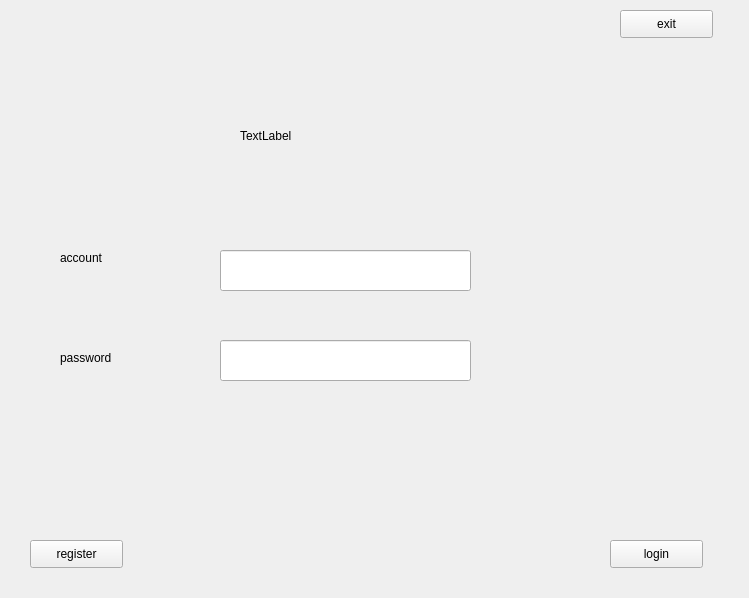
<?xml version="1.0" encoding="UTF-8"?>
<ui version="4.0">
 <class>Widget</class>
 <widget class="QWidget" name="Widget">
  <property name="geometry">
   <rect>
    <x>0</x>
    <y>0</y>
    <width>749</width>
    <height>598</height>
   </rect>
  </property>
  <property name="windowTitle">
   <string>Widget</string>
  </property>
  <widget class="QPushButton" name="pushButton">
   <property name="geometry">
    <rect>
     <x>620</x>
     <y>10</y>
     <width>93</width>
     <height>28</height>
    </rect>
   </property>
   <property name="text">
    <string>exit</string>
   </property>
  </widget>
  <widget class="QPushButton" name="pushButton_2">
   <property name="geometry">
    <rect>
     <x>610</x>
     <y>540</y>
     <width>93</width>
     <height>28</height>
    </rect>
   </property>
   <property name="text">
    <string>login</string>
   </property>
  </widget>
  <widget class="QLabel" name="label">
   <property name="geometry">
    <rect>
     <x>60</x>
     <y>250</y>
     <width>56</width>
     <height>16</height>
    </rect>
   </property>
   <property name="text">
    <string>account</string>
   </property>
  </widget>
  <widget class="QLabel" name="label_2">
   <property name="geometry">
    <rect>
     <x>60</x>
     <y>350</y>
     <width>64</width>
     <height>16</height>
    </rect>
   </property>
   <property name="text">
    <string>password</string>
   </property>
  </widget>
  <widget class="QLabel" name="label_3">
   <property name="geometry">
    <rect>
     <x>240</x>
     <y>40</y>
     <width>211</width>
     <height>191</height>
    </rect>
   </property>
   <property name="text">
    <string>TextLabel</string>
   </property>
  </widget>
  <widget class="QPushButton" name="pushButton_3">
   <property name="geometry">
    <rect>
     <x>30</x>
     <y>540</y>
     <width>93</width>
     <height>28</height>
    </rect>
   </property>
   <property name="text">
    <string>register</string>
   </property>
  </widget>
  <widget class="QLineEdit" name="lineEdit">
   <property name="geometry">
    <rect>
     <x>220</x>
     <y>250</y>
     <width>251</width>
     <height>41</height>
    </rect>
   </property>
  </widget>
  <widget class="QLineEdit" name="lineEdit_2">
   <property name="geometry">
    <rect>
     <x>220</x>
     <y>340</y>
     <width>251</width>
     <height>41</height>
    </rect>
   </property>
  </widget>
 </widget>
 <layoutdefault spacing="6" margin="11"/>
 <resources/>
 <connections/>
</ui>
